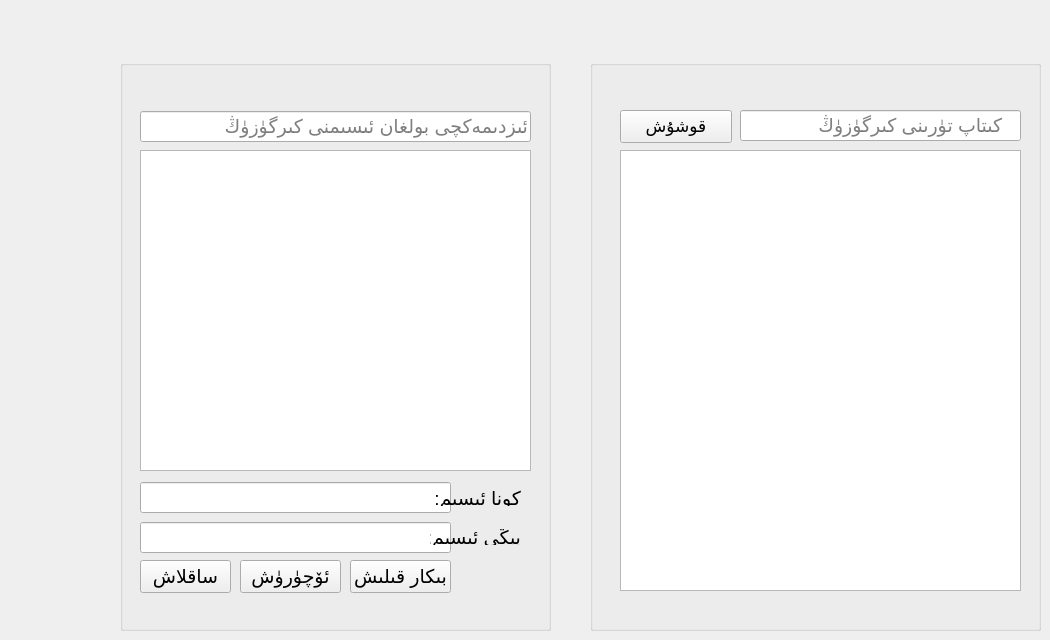
      <widget class="QWidget" name="tab_12">
       <attribute name="title">
        <string>Category</string>
       </attribute>
       <widget class="QGroupBox" name="groupBox_6">
        <property name="geometry">
         <rect>
          <x>120</x>
          <y>60</y>
          <width>431</width>
          <height>571</height>
         </rect>
        </property>
        <property name="font">
         <font>
          <pointsize>14</pointsize>
         </font>
        </property>
        <property name="title">
         <string/>
        </property>
        <widget class="QLineEdit" name="lineEdit_50">
         <property name="geometry">
          <rect>
           <x>20</x>
           <y>51</y>
           <width>391</width>
           <height>31</height>
          </rect>
         </property>
         <property name="placeholderText">
          <string>ئىزدىمەكچى بولغان ئىسىمنى كىرگۈزۈڭ</string>
         </property>
        </widget>
        <widget class="QPushButton" name="pushButton_31">
         <property name="geometry">
          <rect>
           <x>20</x>
           <y>500</y>
           <width>91</width>
           <height>33</height>
          </rect>
         </property>
         <property name="text">
          <string>ساقلاش</string>
         </property>
        </widget>
        <widget class="QLineEdit" name="lineEdit_51">
         <property name="geometry">
          <rect>
           <x>20</x>
           <y>422</y>
           <width>311</width>
           <height>31</height>
          </rect>
         </property>
         <property name="placeholderText">
          <string/>
         </property>
        </widget>
        <widget class="QPushButton" name="pushButton_32">
         <property name="geometry">
          <rect>
           <x>120</x>
           <y>500</y>
           <width>101</width>
           <height>33</height>
          </rect>
         </property>
         <property name="text">
          <string>ئۆچۈرۈش</string>
         </property>
        </widget>
        <widget class="QTableWidget" name="tableWidget_7">
         <property name="geometry">
          <rect>
           <x>20</x>
           <y>90</y>
           <width>391</width>
           <height>321</height>
          </rect>
         </property>
         <property name="font">
          <font>
           <pointsize>14</pointsize>
          </font>
         </property>
        </widget>
        <widget class="QLineEdit" name="lineEdit_58">
         <property name="geometry">
          <rect>
           <x>20</x>
           <y>462</y>
           <width>311</width>
           <height>31</height>
          </rect>
         </property>
         <property name="placeholderText">
          <string/>
         </property>
        </widget>
        <widget class="QLabel" name="label_24">
         <property name="geometry">
          <rect>
           <x>310</x>
           <y>430</y>
           <width>91</width>
           <height>16</height>
          </rect>
         </property>
         <property name="text">
          <string>كونا ئىسىم:</string>
         </property>
        </widget>
        <widget class="QLabel" name="label_43">
         <property name="geometry">
          <rect>
           <x>310</x>
           <y>469</y>
           <width>91</width>
           <height>16</height>
          </rect>
         </property>
         <property name="text">
          <string>يېڭى ئىسىم:</string>
         </property>
        </widget>
        <widget class="QPushButton" name="pushButton_37">
         <property name="geometry">
          <rect>
           <x>230</x>
           <y>500</y>
           <width>101</width>
           <height>33</height>
          </rect>
         </property>
         <property name="text">
          <string>بىكار قىلىش</string>
         </property>
        </widget>
       </widget>
       <widget class="QGroupBox" name="groupBox_7">
        <property name="geometry">
         <rect>
          <x>590</x>
          <y>60</y>
          <width>451</width>
          <height>571</height>
         </rect>
        </property>
        <property name="font">
         <font>
          <pointsize>14</pointsize>
         </font>
        </property>
        <property name="title">
         <string/>
        </property>
        <widget class="QLineEdit" name="lineEdit_32">
         <property name="geometry">
          <rect>
           <x>150</x>
           <y>50</y>
           <width>281</width>
           <height>31</height>
          </rect>
         </property>
         <property name="placeholderText">
          <string>   كىتاپ تۈرىنى كىرگۈزۈڭ</string>
         </property>
        </widget>
        <widget class="QPushButton" name="pushButton_23">
         <property name="geometry">
          <rect>
           <x>30</x>
           <y>50</y>
           <width>112</width>
           <height>33</height>
          </rect>
         </property>
         <property name="font">
          <font>
           <pointsize>13</pointsize>
          </font>
         </property>
         <property name="text">
          <string>قوشۇش</string>
         </property>
        </widget>
        <widget class="QTableWidget" name="tableWidget_4">
         <property name="geometry">
          <rect>
           <x>30</x>
           <y>90</y>
           <width>401</width>
           <height>441</height>
          </rect>
         </property>
         <property name="font">
          <font>
           <pointsize>14</pointsize>
          </font>
         </property>
        </widget>
       </widget>
      </widget>
